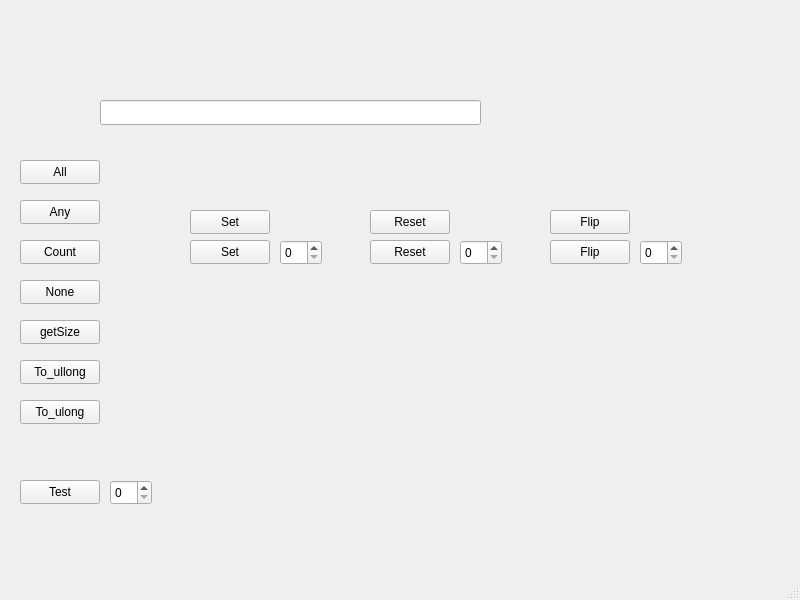
<?xml version="1.0" encoding="UTF-8"?>
<ui version="4.0">
 <class>MainWindow</class>
 <widget class="QMainWindow" name="MainWindow">
  <property name="geometry">
   <rect>
    <x>0</x>
    <y>0</y>
    <width>800</width>
    <height>600</height>
   </rect>
  </property>
  <property name="windowTitle">
   <string>MainWindow</string>
  </property>
  <widget class="QWidget" name="centralwidget">
   <widget class="QLineEdit" name="lineEdit">
    <property name="geometry">
     <rect>
      <x>100</x>
      <y>100</y>
      <width>381</width>
      <height>25</height>
     </rect>
    </property>
   </widget>
   <widget class="QPushButton" name="pushButton_getSize">
    <property name="geometry">
     <rect>
      <x>20</x>
      <y>320</y>
      <width>80</width>
      <height>24</height>
     </rect>
    </property>
    <property name="text">
     <string>getSize</string>
    </property>
   </widget>
   <widget class="QSpinBox" name="spinBox_set">
    <property name="geometry">
     <rect>
      <x>280</x>
      <y>240</y>
      <width>42</width>
      <height>25</height>
     </rect>
    </property>
    <property name="minimum">
     <number>0</number>
    </property>
    <property name="maximum">
     <number>9</number>
    </property>
   </widget>
   <widget class="QPushButton" name="pushButton_flip">
    <property name="geometry">
     <rect>
      <x>550</x>
      <y>210</y>
      <width>80</width>
      <height>24</height>
     </rect>
    </property>
    <property name="text">
     <string>Flip</string>
    </property>
   </widget>
   <widget class="QPushButton" name="pushButton_resetArg">
    <property name="geometry">
     <rect>
      <x>370</x>
      <y>240</y>
      <width>80</width>
      <height>24</height>
     </rect>
    </property>
    <property name="text">
     <string>Reset</string>
    </property>
   </widget>
   <widget class="QPushButton" name="pushButton_setArg">
    <property name="geometry">
     <rect>
      <x>190</x>
      <y>240</y>
      <width>80</width>
      <height>24</height>
     </rect>
    </property>
    <property name="text">
     <string>Set</string>
    </property>
   </widget>
   <widget class="QPushButton" name="pushButton_all">
    <property name="geometry">
     <rect>
      <x>20</x>
      <y>160</y>
      <width>80</width>
      <height>24</height>
     </rect>
    </property>
    <property name="text">
     <string>All</string>
    </property>
   </widget>
   <widget class="QSpinBox" name="spinBox_reset">
    <property name="geometry">
     <rect>
      <x>460</x>
      <y>240</y>
      <width>42</width>
      <height>25</height>
     </rect>
    </property>
    <property name="minimum">
     <number>0</number>
    </property>
    <property name="maximum">
     <number>9</number>
    </property>
   </widget>
   <widget class="QPushButton" name="pushButton_none">
    <property name="geometry">
     <rect>
      <x>20</x>
      <y>280</y>
      <width>80</width>
      <height>24</height>
     </rect>
    </property>
    <property name="text">
     <string>None</string>
    </property>
   </widget>
   <widget class="QPushButton" name="pushButton_flipArg">
    <property name="geometry">
     <rect>
      <x>550</x>
      <y>240</y>
      <width>80</width>
      <height>24</height>
     </rect>
    </property>
    <property name="text">
     <string>Flip</string>
    </property>
   </widget>
   <widget class="QPushButton" name="pushButton_testArg">
    <property name="geometry">
     <rect>
      <x>20</x>
      <y>480</y>
      <width>80</width>
      <height>24</height>
     </rect>
    </property>
    <property name="text">
     <string>Test</string>
    </property>
   </widget>
   <widget class="QPushButton" name="pushButton_any">
    <property name="geometry">
     <rect>
      <x>20</x>
      <y>200</y>
      <width>80</width>
      <height>24</height>
     </rect>
    </property>
    <property name="text">
     <string>Any</string>
    </property>
   </widget>
   <widget class="QPushButton" name="pushButton_count">
    <property name="geometry">
     <rect>
      <x>20</x>
      <y>240</y>
      <width>80</width>
      <height>24</height>
     </rect>
    </property>
    <property name="text">
     <string>Count</string>
    </property>
   </widget>
   <widget class="QSpinBox" name="spinBox_flip">
    <property name="geometry">
     <rect>
      <x>640</x>
      <y>240</y>
      <width>42</width>
      <height>25</height>
     </rect>
    </property>
    <property name="minimum">
     <number>0</number>
    </property>
    <property name="maximum">
     <number>9</number>
    </property>
   </widget>
   <widget class="QSpinBox" name="spinBox_test">
    <property name="geometry">
     <rect>
      <x>110</x>
      <y>480</y>
      <width>42</width>
      <height>25</height>
     </rect>
    </property>
    <property name="minimum">
     <number>0</number>
    </property>
    <property name="maximum">
     <number>9</number>
    </property>
   </widget>
   <widget class="QPushButton" name="pushButton_set">
    <property name="geometry">
     <rect>
      <x>190</x>
      <y>210</y>
      <width>80</width>
      <height>24</height>
     </rect>
    </property>
    <property name="text">
     <string>Set</string>
    </property>
   </widget>
   <widget class="QPushButton" name="pushButton_reset">
    <property name="geometry">
     <rect>
      <x>370</x>
      <y>210</y>
      <width>80</width>
      <height>24</height>
     </rect>
    </property>
    <property name="text">
     <string>Reset</string>
    </property>
   </widget>
   <widget class="QPushButton" name="pushButton_ulong">
    <property name="geometry">
     <rect>
      <x>20</x>
      <y>400</y>
      <width>80</width>
      <height>24</height>
     </rect>
    </property>
    <property name="text">
     <string>To_ulong</string>
    </property>
   </widget>
   <widget class="QPushButton" name="pushButton_ullong">
    <property name="geometry">
     <rect>
      <x>20</x>
      <y>360</y>
      <width>80</width>
      <height>24</height>
     </rect>
    </property>
    <property name="text">
     <string>To_ullong</string>
    </property>
   </widget>
   <widget class="QLabel" name="label">
    <property name="geometry">
     <rect>
      <x>590</x>
      <y>100</y>
      <width>67</width>
      <height>17</height>
     </rect>
    </property>
    <property name="text">
     <string/>
    </property>
   </widget>
  </widget>
  <widget class="QMenuBar" name="menubar">
   <property name="geometry">
    <rect>
     <x>0</x>
     <y>0</y>
     <width>800</width>
     <height>22</height>
    </rect>
   </property>
  </widget>
  <widget class="QStatusBar" name="statusbar"/>
 </widget>
 <resources/>
 <connections/>
</ui>
